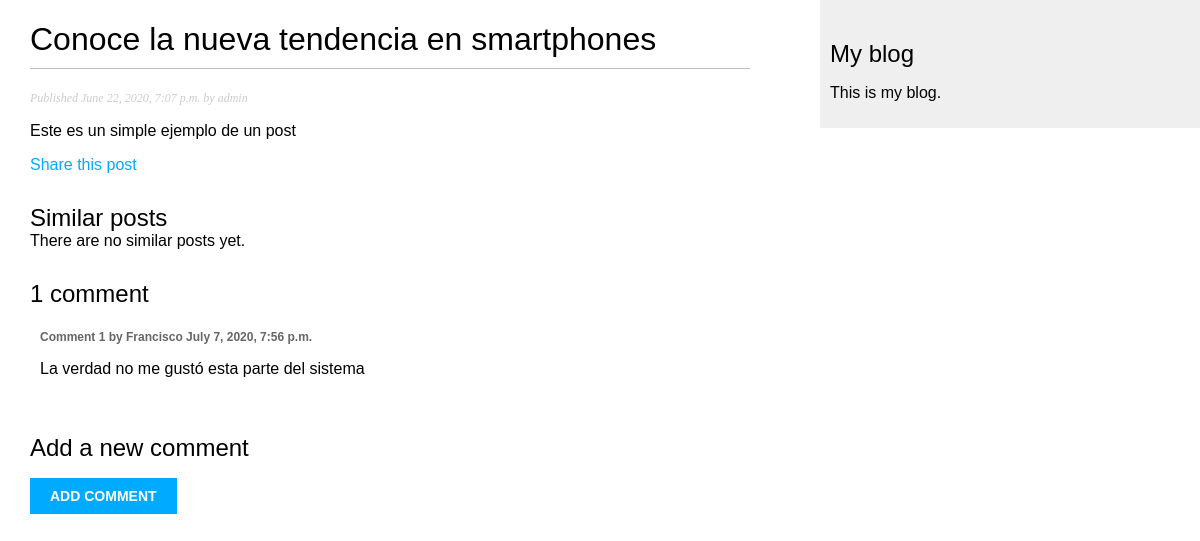
The app's page /blog/2020/6/22/first/ with its own data.
### blog/models.py (models this page shows, shortened)
class Post(models.Model):
    STATUS_CHOICES = (
        ('draft', 'Draft'),
        ('published', 'Published')
    )
    title = models.CharField(max_length=250)
    slug = models.SlugField(max_length=250, unique_for_date='publish')
    author = models.ForeignKey(User, on_delete=models.CASCADE, related_name='blog_posts')
    body = models.TextField()
    publish = models.DateTimeField(default=timezone.now)
    created = models.DateTimeField(auto_now_add=True)
    updated = models.DateTimeField(auto_now=True)
    status = models.CharField(max_length=10, choices=STATUS_CHOICES, default='draft')
    objects = models.Manager()
    published = PublishedManager()
    tags = TaggableManager()
    class Meta:
        ordering = ('-publish',)

class Comment(models.Model):
    post = models.ForeignKey(Post, on_delete=models.CASCADE, related_name='comments')
    name = models.CharField(max_length=80)
    email = models.EmailField()
    body = models.TextField()
    created = models.DateTimeField(auto_now_add=True)
    updated = models.DateTimeField(auto_now=True)
    active = models.BooleanField(default=True)
    class Meta:
        ordering = ('created',)

### blog/views.py (the view, shortened to what this page needs)
# urls.py: path('<int:year>/<int:month>/<int:day>/<slug:post>/', views.post_detail, name='post_detail'),
def post_detail(request, year, month, day, post):
    post = get_object_or_404(Post, slug=post,
                                   status='published',
                                   publish__year=year,
                                   publish__month=month,
                                   publish__day=day)
    comments = post.comments.filter(active = True)
    new_comment = None
    comment_form = None
    return render(request,
                  'blog/post/detail.html',
                  {'post': post,
                   'comments': comments,
                   'new_comment': new_comment,
                   'comment_form': comment_form} )

### blog/templates/blog/post/detail.html (shortened to what this page needs)
{% extends "blog/base.html" %}
{% block content %}
  <h1>{{ post.title }}</h1>
  <p class="date">
    Published {{ post.publish }} by {{ post.author }}
  </p>
  {{ post.body|linebreaks }}
  <p>
    <a href="{% url "blog:post_share" post.id %}">
      Share this post
    </a>
  </p>
  <h2>Similar posts</h2>
  {% for post in similar_posts %}
    <p>
      <a href="{{ post.get_absolute_url }}">{{ post.title }}</a>
    </p>
  {% empty %}
    There are no similar posts yet.
  {% endfor %}
  {% with comments.count as total_comments %}
    <h2>
      {{ total_comments }} comment{{ total_comments|pluralize }}
    </h2>
  {% endwith %}
  {% for comment in comments %}
    <div class="comment">
      <p class="info">
        Comment {{ forloop.counter }} by {{ comment.name }}
        {{ comment.created }}
      </p>
      {{ comment.body|linebreaks }}
    </div>
  {% empty %}
    <p>There are no comments yet.</p>
  {% endfor %}
  {% if new_comment %}
    <h2>Your comment has been added.</h2>
  {% else %}
    <h2>Add a new comment</h2>
    <form method="post">
      <p><input type="submit" value="Add comment"></p>
    </form>
  {% endif %}
{% endblock %}

### blog/static/css/blog.css (style rules this page uses)
body { margin:0; padding:0; font-family:helvetica, sans-serif; }
a { color:#00abff; text-decoration:none; }
h1 { font-weight:normal; border-bottom:1px solid #bbb; padding:0 0 10px 0; }
h2 { font-weight:normal; margin:30px 0 0; }
p.date { color:#ccc; font-family: georgia, serif; font-size: 12px; font-style: italic; }
input, textarea { clear:both; float:left; margin:0 0 10px; background:#ededed; border:0; padding:6px 10px; font-size:12px; }
input[type=submit] { font-weight:bold; background:#00abff; color:#fff; padding:10px 20px; font-size:14px; text-transform:uppercase; }
.comment { padding:10px; }
.comment .info { font-weight:bold; font-size:12px; color:#666; }

### records on screen
Post: title "Conoce la nueva tendencia en smartphones", publish "June 22, 2020, 7:07 p.m.", author "admin", body "Este es un simple ejemplo de un post"
Comment: name "Francisco", created "July 7, 2020, 7:56 p.m.", body "La verdad no me gustó esta parte del sistema"

### other values on screen
{{ total_comments }} "1"
